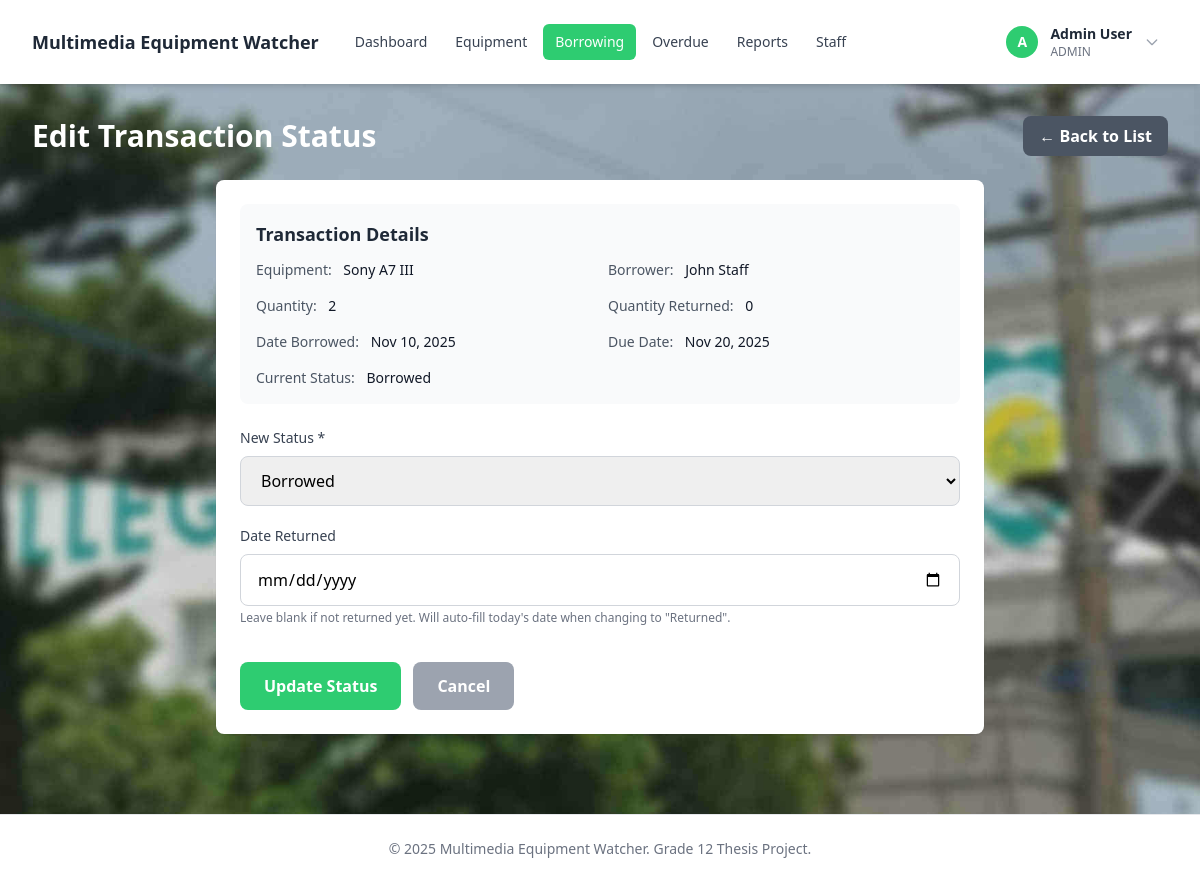
The page /borrowing/edit-status.php?id=1 (signed in) on the database as committed earlier.
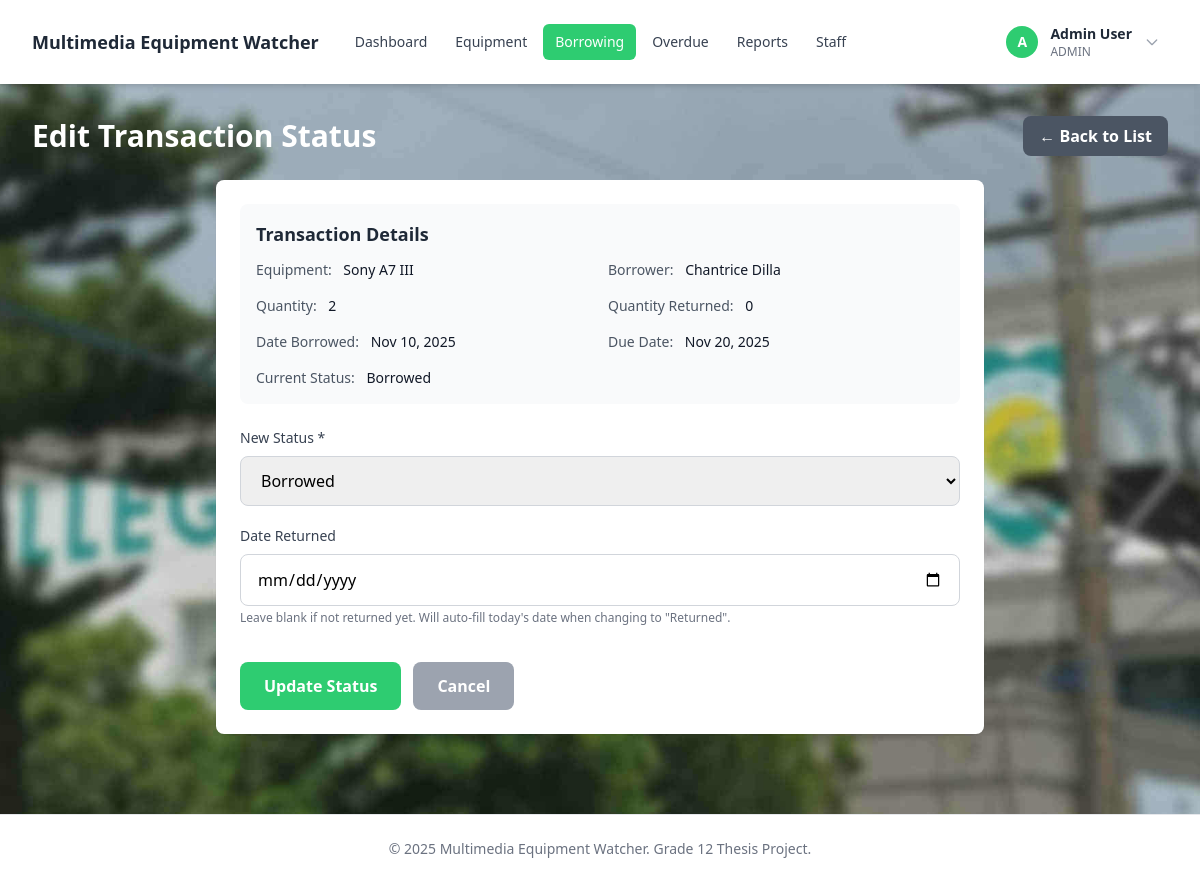
The same page on the database as committed later.
### tables this page shows
CREATE TABLE borrowing_transactions (
    id INT AUTO_INCREMENT PRIMARY KEY,
    equipment_id INT NOT NULL,
    user_id INT NOT NULL,
    quantity INT NOT NULL DEFAULT 1,
    quantity_returned INT NOT NULL DEFAULT 0,
    date_borrowed DATE NOT NULL,
    due_date DATE NOT NULL,
    date_returned DATE NULL,
    status ENUM('pending', 'borrowed', 'returned', 'partially_returned', 'lost') NOT NULL DEFAULT 'pending',
    remarks TEXT NULL,
    created_at TIMESTAMP DEFAULT CURRENT_TIMESTAMP,
    FOREIGN KEY (equipment_id) REFERENCES equipment(id) ON DELETE CASCADE,
    FOREIGN KEY (user_id) REFERENCES users(id) ON DELETE CASCADE
);

CREATE TABLE users (
    id INT AUTO_INCREMENT PRIMARY KEY,
    name VARCHAR(100) NOT NULL,
    email VARCHAR(100) NOT NULL UNIQUE,
    password VARCHAR(255) NOT NULL,
    role ENUM('admin', 'user') NOT NULL DEFAULT 'user',
    is_active TINYINT(1) NOT NULL DEFAULT 0,
    created_at TIMESTAMP DEFAULT CURRENT_TIMESTAMP
);

CREATE TABLE equipment (
    id INT AUTO_INCREMENT PRIMARY KEY,
    name VARCHAR(100) NOT NULL,
    description TEXT,
    category VARCHAR(50),
    total_quantity INT NOT NULL DEFAULT 1,
    available_quantity INT NOT NULL DEFAULT 1,
    status ENUM('available', 'borrowed', 'damaged', 'lost') NOT NULL DEFAULT 'available',
    created_at TIMESTAMP DEFAULT CURRENT_TIMESTAMP
);

### borrowing/edit-status.php (the view, shortened to what this page needs)
<?php
require_once '../includes/header.php';
$pdo = getDBConnection();
$id = $_GET['id'] ?? 0;
try {
    $stmt = $pdo->prepare("
        SELECT bt.*, e.name as equipment_name, u.name as borrower_name, u.email as borrower_email
        FROM borrowing_transactions bt
        JOIN equipment e ON bt.equipment_id = e.id
        JOIN users u ON bt.user_id = u.id
        WHERE bt.id = ?
    ");
    $stmt->execute([$id]);
    $transaction = $stmt->fetch();
} catch (Exception $e) {
    header('Location: list.php');
    exit;
}
?>
<div class="flex justify-between items-center mb-6">
    <h2 class="text-3xl font-bold text-white">Edit Transaction Status</h2>
    <a href="list.php" class="px-4 py-2 bg-gray-600 hover:bg-gray-700 text-white font-semibold rounded-lg transition">← Back to List</a>
</div>
<div class="max-w-3xl mx-auto bg-white rounded-lg shadow-sm p-6">
    <div class="mb-6 p-4 bg-gray-50 rounded-lg">
        <h3 class="text-lg font-semibold text-gray-800 mb-3">Transaction Details</h3>
        <div class="grid grid-cols-1 md:grid-cols-2 gap-4 text-sm">
            <div>
                <span class="text-gray-600">Equipment:</span>
                <span class="font-medium text-gray-900 ml-2"><?php echo htmlspecialchars($transaction['equipment_name']); ?></span>
            </div>
            <div>
                <span class="text-gray-600">Borrower:</span>
                <span class="font-medium text-gray-900 ml-2"><?php echo htmlspecialchars($transaction['borrower_name']); ?></span>
            </div>
            <div>
                <span class="text-gray-600">Quantity:</span>
                <span class="font-medium text-gray-900 ml-2"><?php echo $transaction['quantity']; ?></span>
            </div>
            <div>
                <span class="text-gray-600">Quantity Returned:</span>
                <span class="font-medium text-gray-900 ml-2"><?php echo $transaction['quantity_returned'] ?? 0; ?></span>
            </div>
            <div>
                <span class="text-gray-600">Date Borrowed:</span>
                <span class="font-medium text-gray-900 ml-2"><?php echo date('M d, Y', strtotime($transaction['date_borrowed'])); ?></span>
            </div>
            <div>
                <span class="text-gray-600">Due Date:</span>
                <span class="font-medium text-gray-900 ml-2"><?php echo date('M d, Y', strtotime($transaction['due_date'])); ?></span>
            </div>
            <div>
                <span class="text-gray-600">Current Status:</span>
                <span class="font-medium text-gray-900 ml-2"><?php echo ucfirst(str_replace('_', ' ', $transaction['status'])); ?></span>
            </div>
        </div>
    </div>
    <form method="POST" action="" class="space-y-5">
        <div>
            <label for="status" class="block text-sm font-medium text-gray-700 mb-2">New Status *</label>
            <select id="status" name="status" required class="w-full px-4 py-3 border border-gray-300 rounded-lg focus:ring-2 focus:ring-primary focus:border-transparent" onchange="toggleQuantityReturned()">
                <option value="borrowed" <?php echo $transaction['status'] === 'borrowed' ? 'selected' : ''; ?>>Borrowed</option>
            </select>
        </div>
        <div>
            <label for="date_returned" class="block text-sm font-medium text-gray-700 mb-2">Date Returned</label>
            <input type="date" id="date_returned" name="date_returned" value="<?php echo $transaction['date_returned'] ?? ''; ?>" class="w-full px-4 py-3 border border-gray-300 rounded-lg focus:ring-2 focus:ring-primary focus:border-transparent">
            <p class="text-xs text-gray-500 mt-1">Leave blank if not returned yet. Will auto-fill today's date when changing to "Returned".</p>
        </div>
        <div class="flex gap-3 pt-4">
            <button type="submit" class="px-6 py-3 bg-primary hover:bg-primary-dark text-white font-semibold rounded-lg transition">Update Status</button>
            <a href="list.php" class="px-6 py-3 bg-gray-400 hover:bg-gray-500 text-white font-semibold rounded-lg transition">Cancel</a>
        </div>
    </form>
</div>
<?php require_once '../includes/footer.php'; ?>

Rows that differ between the two databases and show on the page:
changed through a linked row, borrowing_transactions "Borrowed": user.name "John Staff" → "Chantrice Dilla"
